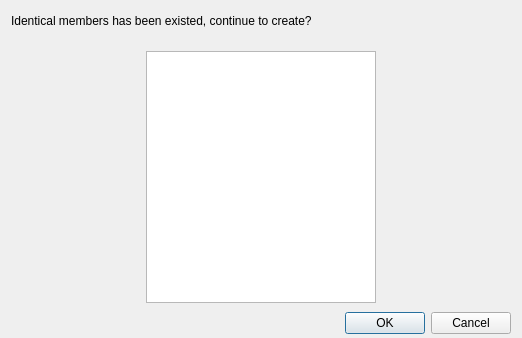
<?xml version="1.0" encoding="UTF-8"?>
<ui version="4.0">
 <class>ShowRedundantDiscussMemberDialog</class>
 <widget class="QDialog" name="ShowRedundantDiscussMemberDialog">
  <property name="geometry">
   <rect>
    <x>0</x>
    <y>0</y>
    <width>522</width>
    <height>338</height>
   </rect>
  </property>
  <property name="sizePolicy">
   <sizepolicy hsizetype="Preferred" vsizetype="Preferred">
    <horstretch>0</horstretch>
    <verstretch>0</verstretch>
   </sizepolicy>
  </property>
  <property name="minimumSize">
   <size>
    <width>0</width>
    <height>0</height>
   </size>
  </property>
  <property name="maximumSize">
   <size>
    <width>16777215</width>
    <height>16777215</height>
   </size>
  </property>
  <property name="windowTitle">
   <string>ShowRedundantDiscussMemberDialog</string>
  </property>
  <layout class="QVBoxLayout" name="verticalLayoutMain">
   <property name="spacing">
    <number>9</number>
   </property>
   <property name="leftMargin">
    <number>0</number>
   </property>
   <property name="topMargin">
    <number>0</number>
   </property>
   <property name="rightMargin">
    <number>0</number>
   </property>
   <property name="bottomMargin">
    <number>0</number>
   </property>
   <item>
    <widget class="QWidget" name="topBar" native="true">
     <layout class="QHBoxLayout" name="horizontalLayout">
      <property name="spacing">
       <number>0</number>
      </property>
      <item>
       <widget class="QLabel" name="labelTitle">
        <property name="text">
         <string>Identical members has been existed, continue to create?</string>
        </property>
       </widget>
      </item>
      <item>
       <spacer name="horizontalSpacer">
        <property name="orientation">
         <enum>Qt::Horizontal</enum>
        </property>
        <property name="sizeHint" stdset="0">
         <size>
          <width>40</width>
          <height>20</height>
         </size>
        </property>
       </spacer>
      </item>
     </layout>
    </widget>
   </item>
   <item alignment="Qt::AlignHCenter">
    <widget class="QListView" name="listView">
     <property name="minimumSize">
      <size>
       <width>230</width>
       <height>0</height>
      </size>
     </property>
     <property name="maximumSize">
      <size>
       <width>230</width>
       <height>16777215</height>
      </size>
     </property>
     <property name="layoutDirection">
      <enum>Qt::LeftToRight</enum>
     </property>
     <property name="alternatingRowColors">
      <bool>false</bool>
     </property>
    </widget>
   </item>
   <item>
    <widget class="QWidget" name="bottomBar" native="true">
     <layout class="QHBoxLayout" name="horizontalLayout_3">
      <property name="spacing">
       <number>0</number>
      </property>
      <property name="topMargin">
       <number>0</number>
      </property>
      <property name="bottomMargin">
       <number>4</number>
      </property>
      <item>
       <spacer name="horizontalSpacer_2">
        <property name="orientation">
         <enum>Qt::Horizontal</enum>
        </property>
        <property name="sizeHint" stdset="0">
         <size>
          <width>40</width>
          <height>20</height>
         </size>
        </property>
       </spacer>
      </item>
      <item>
       <layout class="QHBoxLayout" name="horizontalLayout_2">
        <item>
         <widget class="QPushButton" name="btnOK">
          <property name="text">
           <string>OK</string>
          </property>
         </widget>
        </item>
        <item>
         <widget class="QPushButton" name="btnCancel">
          <property name="text">
           <string>Cancel</string>
          </property>
         </widget>
        </item>
       </layout>
      </item>
     </layout>
    </widget>
   </item>
  </layout>
 </widget>
 <layoutdefault spacing="6" margin="11"/>
 <resources/>
 <connections/>
</ui>
